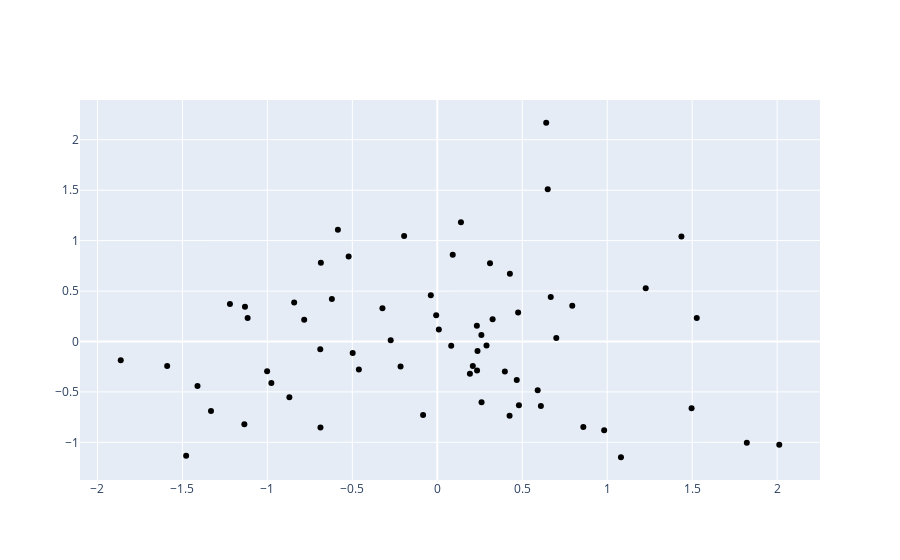

Notebook source saved alongside this figure:
### Code cell
comps = pca_clust(clust_4, player_4)

### Figure 1 — Plotly figure (JSON) as saved in the notebook; plotly's stock layout.template omitted (floating-point values rounded to 4 significant figures)
{"data": [{"customdata": ["Robert Williams III", "Zeke Nnaji", "Nic Claxton", "Bam Adebayo", "Moritz Wagner", "Giannis Antetokounmpo", "Maxi Kleber", "Robert Covington", "Romeo Langford", "Anthony Davis", "Otto Porter Jr.", "JaMychal Green", "Marvin Bagley III", "P.J. Washington", "Obi Toppin", "Josh Giddey", "Alekesej Pokusevski", "Rudy Gobert", "Brandon Clarke", "Rui Hachimura", "Jalen Smith", "Mo Bamba", "John Collins", "Draymond Green", "Bobby Portis", "Carmelo Anthony", "Jaxson Hayes", "Chris Boucher", "Rudy Gay", "Keita Bates-Diop", "Dean Wade", "Danilo Gallinari", "Al Horford", "Evan Mobley", "Wendell Carter Jr.", "Jaden McDaniels", "Derrick Jones Jr.", "Kevin Love", "Jaren Jackson Jr.", "James Johnson", "Chimezie Metu", "Chuma Okeke", "Kyle Anderson", "Jonathan Kuminga", "Nassir Little", "Scottie Barnes", "Luke Kennard", "Kessler Edwards", "LeBron James", "Kenyon Martin Jr.", "Christian Wood", "Georges Niang", "Lamar Stevens", "Julius Randle", "Jeff Green", "Lauri Markkanen", "Luka Doncic", "Darius Bazley", "Pascal Siakam", "Tobias Harris", "Kyle Kuzma", "Grant Williams", "Cade Cunningham", "Deni Avdija", "Terry Taylor"], "hoverinfo": "skip", "hovertemplate": "Player: %{customdata}<br><extra></extra>", "marker": {"color": "black"}, "mode": "markers", "name": "Cluster 0", "type": "scatter", "x": [-0.2742, -0.6888, -1.132, 0.09075, 0.009009, -0.7833, -0.08376, 0.6409, 1.497, -0.6853, 0.4272, -0.5218, -1.136, -0.1954, -0.2163, 0.1919, -0.3229, -1.863, -0.6206, 0.5908, -1.478, -1.59, -1.411, 0.1391, -0.8424, 0.3975, 0.2327, -1.22, -0.03821, 0.3255, 0.4756, 0.6096, 0.4253, -0.498, -0.9767, 1.527, 0.3101, -1.332, 0.7943, 0.7003, -0.5851, 1.437, 0.6498, 0.2339, 0.8592, 0.6676, 2.012, 0.209, 0.2594, 0.982, -1.002, 1.822, 0.08181, -0.8706, 1.081, 0.2366, -0.006636, -0.4618, 0.2896, 0.2604, -0.6876, 0.4676, 1.227, -1.116, 0.4803], "y": [0.01163, -0.07805, 0.3432, 0.8594, 0.1191, 0.2155, -0.729, 2.169, -0.6631, 0.7817, 0.6718, 0.8415, -0.8198, 1.045, -0.2474, -0.3204, 0.3295, -0.1862, 0.4214, -0.4832, -1.134, -0.244, -0.4406, 1.182, 0.3855, -0.2975, 0.1549, 0.3722, 0.4592, 0.2195, 0.2875, -0.6401, -0.737, -0.1155, -0.4107, 0.2321, 0.7753, -0.6896, 0.3552, 0.03373, 1.108, 1.04, 1.509, -0.2889, -0.8485, 0.4407, -1.023, -0.2429, 0.06318, -0.8814, -0.2946, -1.005, -0.04339, -0.5522, -1.148, -0.09546, 0.2599, -0.2775, -0.04004, -0.603, -0.8523, -0.3827, 0.5265, 0.2339, -0.6322]}], "layout": {}}
